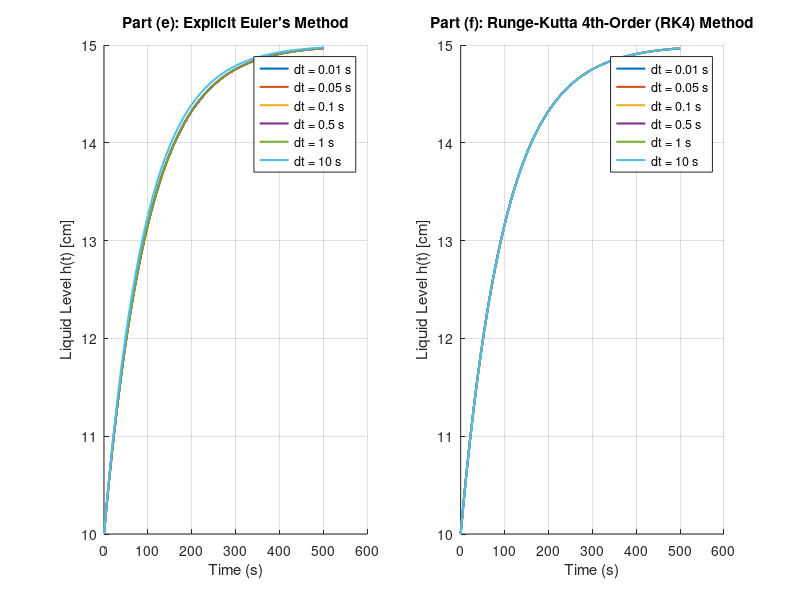

Here is the MATLAB script that generated this plot:
% =========================================================================
% CHG 433: Chemical Engineering Analysis - Assignment II (Question 3)
% Parts (e) and (f): Euler's Method and RK4 Method
% =========================================================================

clc; clear; close all;

fprintf('==================================================\n');
fprintf('   CHG 433 Assignment II - Q3 MATLAB Solution\n');
fprintf('==================================================\n\n');

% -------------------------------------------------------------------------
% 1. DEFINE SYSTEM PARAMETERS
% -------------------------------------------------------------------------
A  = 100;    % Cross-sectional area (cm^2)
R  = 1;      % Assumed linear valve resistance (s/cm^2)
h0 = 10;     % Initial steady-state liquid level (cm)
qi = 15;     % New inlet flow after 50% step increase (cm^3/s)
t_end = 500; % Simulation time to reach new steady state (5 * time constant)

% ODE Function: dh/dt = (qi - h/R) / A
f = @(t, h) (qi - h/R) / A;

% Step lengths to investigate
dt_values = [0.01, 0.05, 0.1, 0.5, 1, 10];

% Setup Plot figure
figure('Name', 'Dynamic Response of Liquid Level', 'Position', [100, 100, 1000, 450], 'Color', 'w');

% =========================================================================
% PART (E): EXPLICIT EULER'S METHOD
% =========================================================================
subplot(1, 2, 1); hold on; grid on;
title('Part (e): Explicit Euler''s Method');
xlabel('Time (s)');
ylabel('Liquid Level h(t) [cm]');

colors = lines(length(dt_values)); % distinct colors for plots

for i = 1:length(dt_values)
    dt = dt_values(i);
    N = floor(t_end / dt) + 1;
    t = zeros(1, N);
    h = zeros(1, N);
    
    % Initial conditions
    t(1) = 0;
    h(1) = h0;
    
    % Euler Loop
    for k = 1:(N-1)
        t(k+1) = t(k) + dt;
        h(k+1) = h(k) + dt * f(t(k), h(k));
    end
    
    plot(t, h, 'Color', colors(i,:), 'LineWidth', 1.5, 'DisplayName', sprintf('dt = %g s', dt));
end
legend('Location', 'best');

% =========================================================================
% PART (F): RUNGE-KUTTA 4th-ORDER (RK4) METHOD
% =========================================================================
subplot(1, 2, 2); hold on; grid on;
title('Part (f): Runge-Kutta 4th-Order (RK4) Method');
xlabel('Time (s)');
ylabel('Liquid Level h(t) [cm]');

for i = 1:length(dt_values)
    dt = dt_values(i);
    N = floor(t_end / dt) + 1;
    t = zeros(1, N);
    h = zeros(1, N);
    
    % Initial conditions
    t(1) = 0;
    h(1) = h0;
    
    % RK4 Loop
    for k = 1:(N-1)
        t(k+1) = t(k) + dt;
        
        k1 = f(t(k), h(k));
        k2 = f(t(k) + dt/2, h(k) + k1*dt/2);
        k3 = f(t(k) + dt/2, h(k) + k2*dt/2);
        k4 = f(t(k) + dt, h(k) + k3*dt);
        
        h(k+1) = h(k) + (dt/6) * (k1 + 2*k2 + 2*k3 + k4);
    end
    
    plot(t, h, 'Color', colors(i,:), 'LineWidth', 1.5, 'DisplayName', sprintf('dt = %g s', dt));
end
legend('Location', 'best');

fprintf('Simulation complete. Plots generated for Explicit Euler and RK4 methods.\n');
fprintf('==================================================\n');
